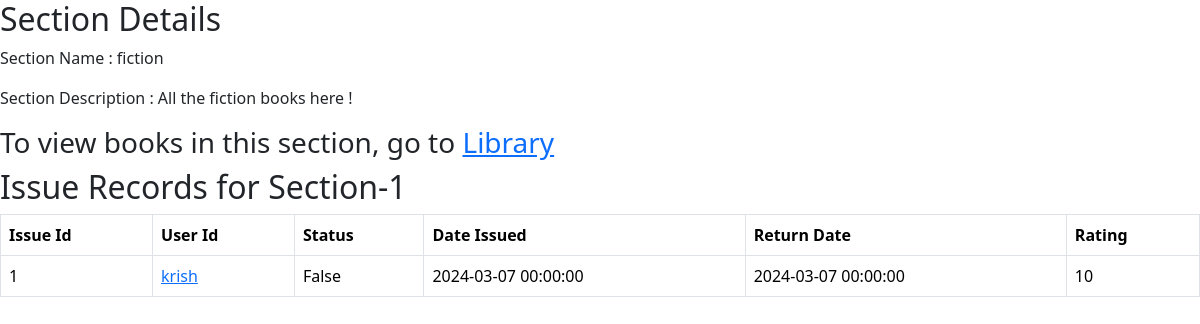
Screenshot of /section/1 (signed in) with the database file from the repository.
### library/models.py (models this page shows, shortened)
class Section(db.Model):
    __tablename__ = "SECTION"
    id = db.Column(db.Integer, primary_key=True, autoincrement=True)
    name = db.Column(db.String(40), nullable=False)
    description = db.Column(db.Text, nullable=False)
    date_created = db.Column(db.DateTime, nullable=False)
    books = db.Relationship('Book', backref="section_books", cascade="all, delete")

class User(db.Model):
    __tablename__ = "USER"
    id = db.Column(db.Integer, primary_key=True, autoincrement=True)
    username = db.Column(db.String(20), nullable=False, unique=True)
    email = db.Column(db.String(120), nullable=False, unique=True)
    password = db.Column(db.String(120), nullable=False)
    is_admin = db.Column(db.Boolean, default=False)
    issues = db.Relationship('Issue', backref="user_issues", cascade="all, delete")

class Issue(db.Model):
    __tablename__ = "ISSUE"
    id = db.Column(db.Integer, primary_key=True, autoincrement=True)
    rating = db.Column(db.Integer, default=0)
    active_status = db.Column(db.Boolean, default=False)
    user_id = db.Column(db.Integer, db.ForeignKey('USER.id'), nullable=False)
    book_id = db.Column(db.Integer, db.ForeignKey('BOOK.id'), nullable=False)
    date_issued = db.Column(db.DateTime, nullable=False)
    return_date = db.Column(db.DateTime, nullable=False)

### library/routes.py (the view)
@app.route("/section/<id>")
def section_get(id):
    if session.get("username") is None:
        return render_template("no_login.html")
    section = models.Section.query.get(id)
    if section is None:
        data = {
            "type": "Section"
        }
        return render_template("not_found.html", data=data)
    issue_records = models.Issue.query.filter(models.Book.section_id == id).all()
    data = {
        "section": section,
        "issue_records": [modify_the_issue_record(ir) for ir in issue_records]
    }
    return render_template("section_get.html", data=data)

### library/routes.py (called while the page is built)
def modify_the_issue_record(issue_record):
    b = models.Book.query.get(issue_record.book_id)
    s = models.Section.query.get(b.section_id)
    u = models.User.query.get(issue_record.user_id)
    modified_issue_record = {
        "issue_id": issue_record.id,
        "book_id": b.id,
        "user_id": u.id,
        "username": u.username,
        "name": b.name,
        "author": b.author,
        "content": b.content,
        "section_name": s.name,
        "date_issued": issue_record.date_issued,
        "status": issue_record.active_status,
        "rating": issue_record.rating,
        "return_date": issue_record.return_date
    }
    return modified_issue_record

### library/templates/section_get.html (shortened to what this page needs)
<!doctype html>
<html lang="en">
<head>
    <link href="https://cdn.jsdelivr.net/npm/bootstrap@5.3.3/dist/css/bootstrap.min.css" rel="stylesheet"
>
</head>
<body>
<h2>Section Details</h2>
<p>Section Name : {{ data['section'].name }}</p>
<p>Section Description : {{ data['section'].description }}</p>
<h3>To view books in this section, go to <a href="/library">Library</a></h3>
<h2>Issue Records for Section-{{ data["section"].id }}</h2>
{% if data['issue_records'] | length == 0 %}
    <p>No Issue Records for this book</p>
{% else %}
    <table class="table table-bordered table-hover">
        <tr>
            <th>Issue Id</th>
            <th>User Id</th>
            <th>Status</th>
            <th>Date Issued</th>
            <th>Return Date</th>
            <th>Rating</th>
        </tr>
        {% for ir in data['issue_records'] %}
            <tr>
                <td>{{ ir.issue_id }}</td>
                <td><a href="/user/{{ ir.user_id }}">{{ ir.username }}</a></td>
                <td>{{ ir.status }}</td>
                <td>{{ ir.date_issued }}</td>
                <td>{{ ir.return_date }}</td>
                <td>{{ ir.rating }}</td>
            </tr>
        {% endfor %}
    </table>
{% endif %}
</body>
</html>

### rows the page displays
Section: section.name "fiction", section.description "All the fiction books here !", section.id "1"
User: username "krish"
Issue: date_issued "2024-03-07 00:00:00", return_date "2024-03-07 00:00:00"

### other values shown
{{ ir.issue_id }} "1"
{{ ir.status }} "False"
{{ ir.rating }} "10"
